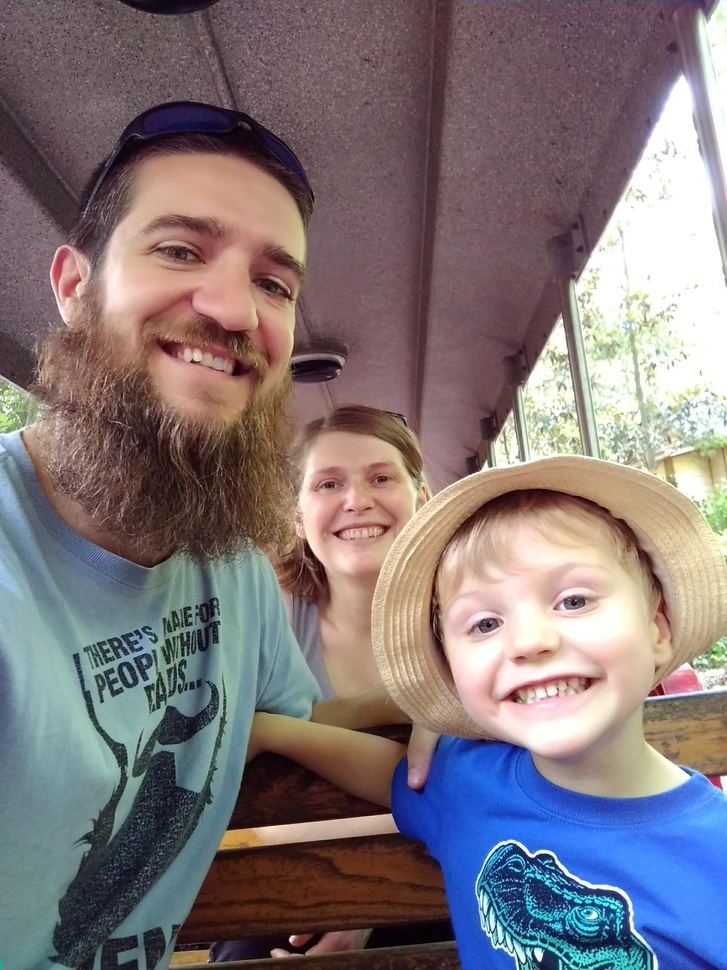
#> input picture assignments/ps_0/inputPS0Q2.jpg, 727 x 970 px, shrunk from 1944 x 2592 before the run
$ python PS0Q2.py
#> lines starting #> are read from the running program, lines starting #| are printed output that depends on the picture
import numpy as np
import matplotlib.pyplot as plt
import matplotlib.image as mpimg

# Convert color image to grayscale
def rgb2gray(rgb):
    gray = rgb.copy()
    return np.dot(gray, [0.2989, 0.5870, 0.1140]).astype('uint8')

# Load color image
img = mpimg.imread('inputPS0Q2.jpg')
#> img is the input picture: shape (970, 727, 3); mean R, G, B 128.4, 118, 121.3

# 1: Swap red and green channels
img2 = img.copy()
img2[:, :, 0], img2[:, :, 1] = img2[:, :, 1], img2[:, :, 0]
mpimg.imsave('swapImgPS0Q2.png', img2, cmap='gray')

# 2: Convert color image to grayscale
img3 = rgb2gray(img2)
#> in rgb2gray, `return np.dot(gray, [0.2989, 0.5870, 0.1140]).astype('uint8')`:
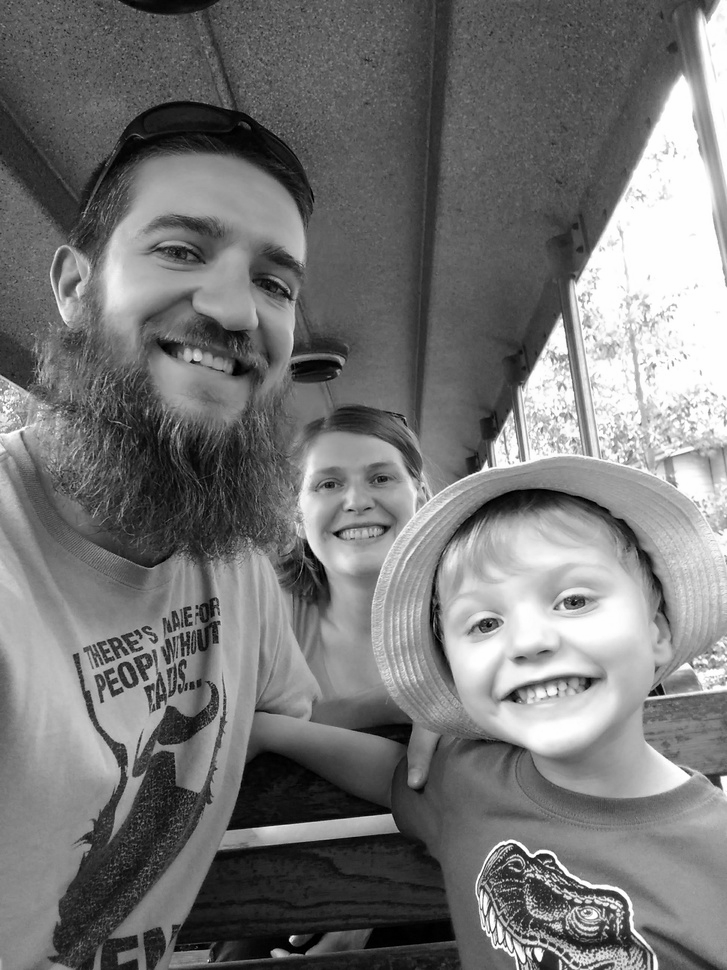
#> returned value: shape (970, 727); min 0, max 254, mean 117.9
mpimg.imsave('grayImgPS0Q2.png', img3, cmap='gray')

# 3a: Convert grayscale image to negative
img4 = 255 - img3.copy()
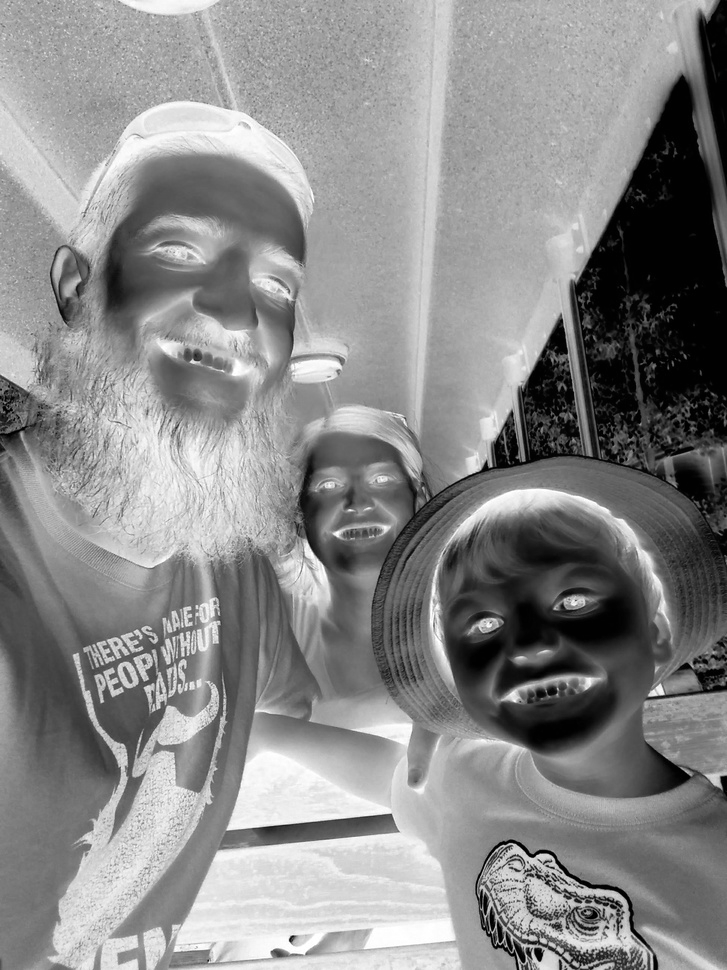
#> img4: shape (970, 727); min 1, max 255, mean 137.1
mpimg.imsave('negativeImgPS0Q2.png', img4, cmap='gray')

# 3b: Map grayscale image to mirror image
img5 = img3.copy()[:, ::-1]
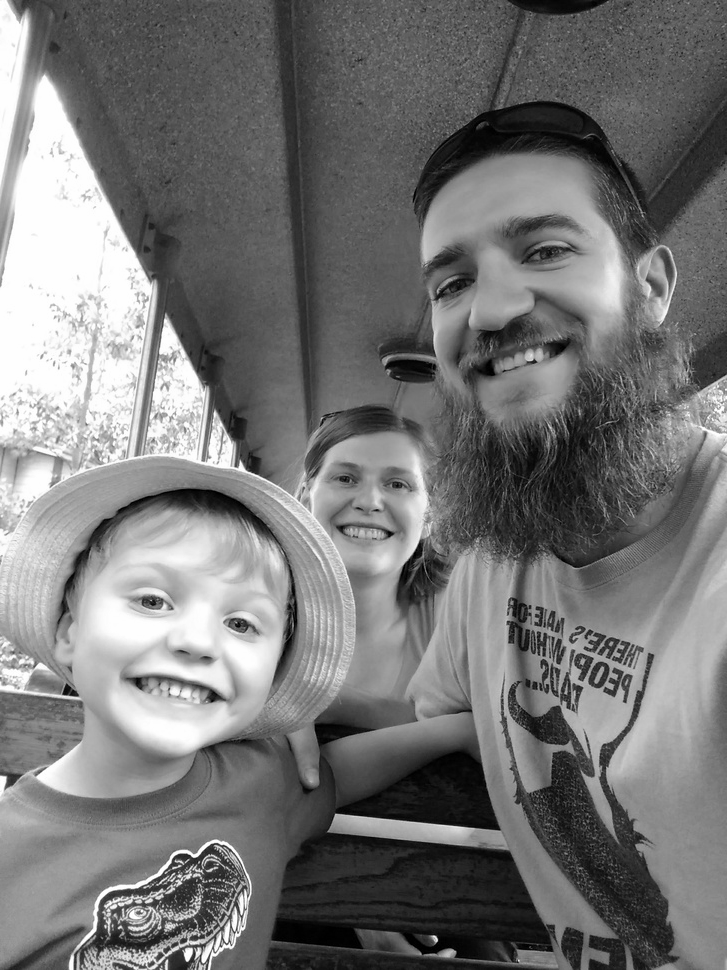
#> img5: shape (970, 727); min 0, max 254, mean 117.9
mpimg.imsave('mirroImgPS0Q2.png', img5, cmap='gray')

# 3c: Average grayscale image with its mirror image
img6 = ((img3.copy() + img5.copy()) / 2).astype('uint8')
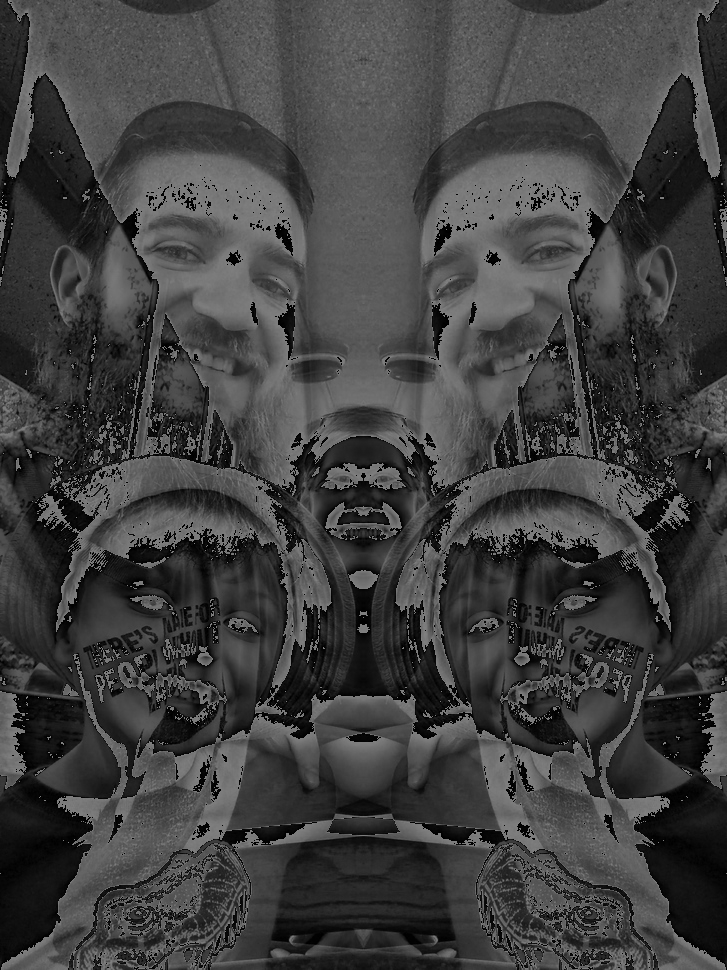
#> img6: shape (970, 727); min 0, max 127, mean 63.8
mpimg.imsave('avgImgPS0Q2.png', img6, cmap='gray')
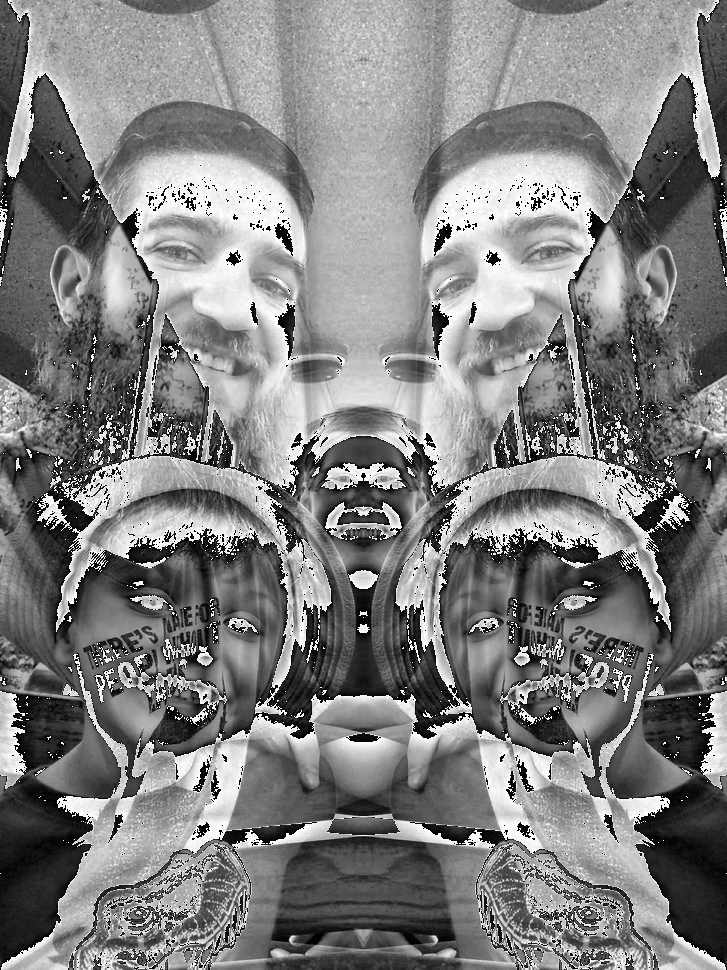
#> saved as avgImgPS0Q2.png: shape (970, 727, 3); min 0, max 255, mean 128

# 3d: Add noise to grayscale image and clip at 255
noise = np.random.randint(0, 255, img3.shape)
np.save('noise.npy', noise)
img7 = np.clip(img3.copy() + noise, 0, 255).astype('uint8')
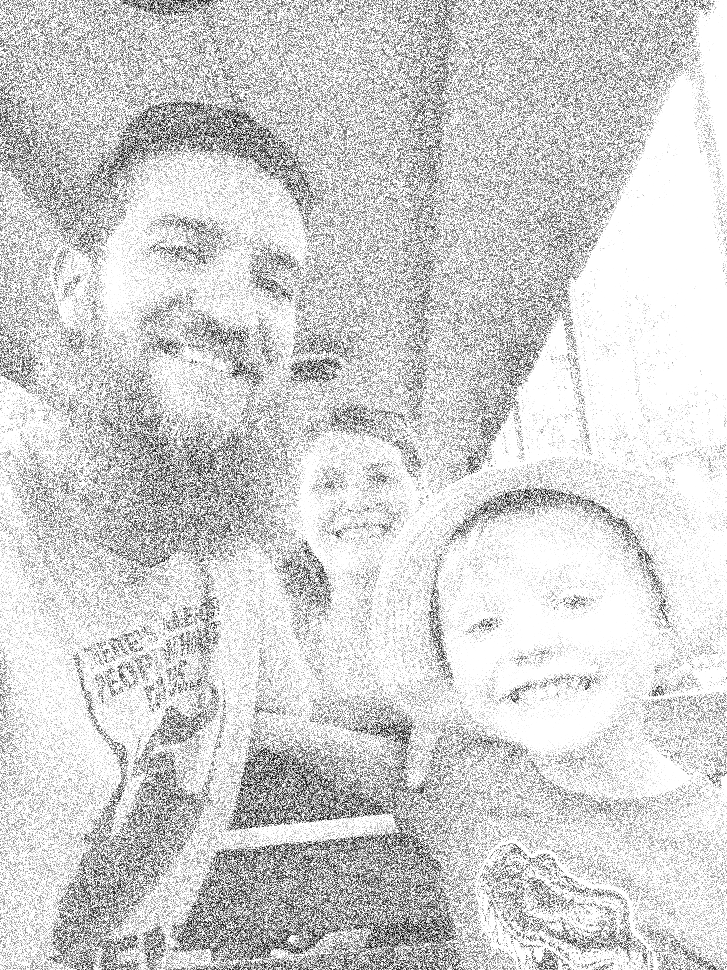
#> img7: shape (970, 727); min 0, max 255, mean 210.2
mpimg.imsave('addNoiseImgPS0Q2.png', img7, cmap='gray')

# Create figure with subplots for 6 images above
plt.figure(figsize=(15,20))

plt.subplot(3, 2, 1, title='RG Channel Swap', xticks=[], yticks=[])
plt.imshow(img2, cmap='gray')

plt.subplot(3, 2, 2, title='Grayscale', xticks=[], yticks=[])
plt.imshow(img3, cmap='gray')

plt.subplot(3, 2, 3, title='Negative', xticks=[], yticks=[])
plt.imshow(img4, cmap='gray')

plt.subplot(3, 2, 4, title='Mirror', xticks=[], yticks=[])
plt.imshow(img5, cmap='gray')

plt.subplot(3, 2, 5, title='Average', xticks=[], yticks=[])
plt.imshow(img6, cmap='gray')

plt.subplot(3, 2, 6, title='Noise', xticks=[], yticks=[])
plt.imshow(img7, cmap='gray')

plt.savefig('all_subplots.png')

plt.show()
